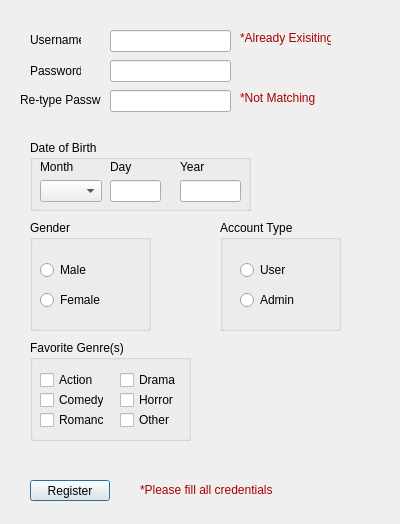
<?xml version="1.0" encoding="UTF-8"?>
<ui version="4.0">
 <class>RegisterWindow</class>
 <widget class="QDialog" name="RegisterWindow">
  <property name="geometry">
   <rect>
    <x>0</x>
    <y>0</y>
    <width>400</width>
    <height>524</height>
   </rect>
  </property>
  <property name="windowTitle">
   <string>Dialog</string>
  </property>
  <widget class="QLabel" name="UsernameLabel2">
   <property name="geometry">
    <rect>
     <x>30</x>
     <y>30</y>
     <width>51</width>
     <height>20</height>
    </rect>
   </property>
   <property name="text">
    <string>Username</string>
   </property>
  </widget>
  <widget class="QLabel" name="PasswordLabel">
   <property name="geometry">
    <rect>
     <x>30</x>
     <y>60</y>
     <width>51</width>
     <height>21</height>
    </rect>
   </property>
   <property name="text">
    <string>Password</string>
   </property>
  </widget>
  <widget class="QLineEdit" name="lineEdit">
   <property name="geometry">
    <rect>
     <x>110</x>
     <y>30</y>
     <width>121</width>
     <height>22</height>
    </rect>
   </property>
  </widget>
  <widget class="QLineEdit" name="lineEdit_2">
   <property name="geometry">
    <rect>
     <x>110</x>
     <y>60</y>
     <width>121</width>
     <height>22</height>
    </rect>
   </property>
  </widget>
  <widget class="QLabel" name="ErrorExistingLabel">
   <property name="geometry">
    <rect>
     <x>240</x>
     <y>30</y>
     <width>91</width>
     <height>16</height>
    </rect>
   </property>
   <property name="text">
    <string>&lt;html&gt;&lt;head/&gt;&lt;body&gt;&lt;p&gt;&lt;span style=&quot; color:#aa0000;&quot;&gt;*Already Exisiting&lt;/span&gt;&lt;/p&gt;&lt;/body&gt;&lt;/html&gt;</string>
   </property>
  </widget>
  <widget class="QLabel" name="ErrorMatchingLabel">
   <property name="geometry">
    <rect>
     <x>240</x>
     <y>90</y>
     <width>91</width>
     <height>16</height>
    </rect>
   </property>
   <property name="text">
    <string>&lt;html&gt;&lt;head/&gt;&lt;body&gt;&lt;p&gt;&lt;span style=&quot; color:#aa0000;&quot;&gt;*Not Matching&lt;/span&gt;&lt;/p&gt;&lt;/body&gt;&lt;/html&gt;</string>
   </property>
  </widget>
  <widget class="QLineEdit" name="lineEdit_3">
   <property name="geometry">
    <rect>
     <x>110</x>
     <y>90</y>
     <width>121</width>
     <height>22</height>
    </rect>
   </property>
  </widget>
  <widget class="QLabel" name="RetypePasswordLabel">
   <property name="geometry">
    <rect>
     <x>20</x>
     <y>90</y>
     <width>81</width>
     <height>20</height>
    </rect>
   </property>
   <property name="text">
    <string>Re-type Password</string>
   </property>
  </widget>
  <widget class="QGroupBox" name="DateofBirthGroupBox">
   <property name="geometry">
    <rect>
     <x>30</x>
     <y>140</y>
     <width>221</width>
     <height>71</height>
    </rect>
   </property>
   <property name="title">
    <string>Date of Birth</string>
   </property>
   <widget class="QComboBox" name="comboBox">
    <property name="geometry">
     <rect>
      <x>10</x>
      <y>40</y>
      <width>62</width>
      <height>22</height>
     </rect>
    </property>
   </widget>
   <widget class="QLabel" name="label">
    <property name="geometry">
     <rect>
      <x>10</x>
      <y>20</y>
      <width>41</width>
      <height>14</height>
     </rect>
    </property>
    <property name="text">
     <string>Month</string>
    </property>
   </widget>
   <widget class="QLabel" name="label_2">
    <property name="geometry">
     <rect>
      <x>80</x>
      <y>20</y>
      <width>41</width>
      <height>14</height>
     </rect>
    </property>
    <property name="text">
     <string>Day</string>
    </property>
   </widget>
   <widget class="QLabel" name="label_3">
    <property name="geometry">
     <rect>
      <x>150</x>
      <y>20</y>
      <width>41</width>
      <height>14</height>
     </rect>
    </property>
    <property name="text">
     <string>Year</string>
    </property>
   </widget>
   <widget class="QLineEdit" name="lineEdit_4">
    <property name="geometry">
     <rect>
      <x>80</x>
      <y>40</y>
      <width>51</width>
      <height>22</height>
     </rect>
    </property>
   </widget>
   <widget class="QLineEdit" name="lineEdit_5">
    <property name="geometry">
     <rect>
      <x>150</x>
      <y>40</y>
      <width>61</width>
      <height>22</height>
     </rect>
    </property>
   </widget>
  </widget>
  <widget class="QGroupBox" name="GenderGroupBox">
   <property name="geometry">
    <rect>
     <x>30</x>
     <y>220</y>
     <width>121</width>
     <height>111</height>
    </rect>
   </property>
   <property name="title">
    <string>Gender</string>
   </property>
   <widget class="QRadioButton" name="MaleRadioButton">
    <property name="geometry">
     <rect>
      <x>10</x>
      <y>40</y>
      <width>76</width>
      <height>20</height>
     </rect>
    </property>
    <property name="text">
     <string>Male</string>
    </property>
   </widget>
   <widget class="QRadioButton" name="FemaleRadioButton">
    <property name="geometry">
     <rect>
      <x>10</x>
      <y>70</y>
      <width>76</width>
      <height>20</height>
     </rect>
    </property>
    <property name="text">
     <string>Female</string>
    </property>
   </widget>
  </widget>
  <widget class="QGroupBox" name="AccountTypeGroupBox">
   <property name="geometry">
    <rect>
     <x>220</x>
     <y>220</y>
     <width>121</width>
     <height>111</height>
    </rect>
   </property>
   <property name="title">
    <string>Account Type</string>
   </property>
   <widget class="QRadioButton" name="UserRadioButton">
    <property name="geometry">
     <rect>
      <x>20</x>
      <y>40</y>
      <width>76</width>
      <height>20</height>
     </rect>
    </property>
    <property name="text">
     <string>User</string>
    </property>
   </widget>
   <widget class="QRadioButton" name="AdminRadioButton">
    <property name="geometry">
     <rect>
      <x>20</x>
      <y>70</y>
      <width>76</width>
      <height>20</height>
     </rect>
    </property>
    <property name="text">
     <string>Admin</string>
    </property>
   </widget>
  </widget>
  <widget class="QGroupBox" name="groupBox">
   <property name="geometry">
    <rect>
     <x>30</x>
     <y>340</y>
     <width>161</width>
     <height>101</height>
    </rect>
   </property>
   <property name="title">
    <string>Favorite Genre(s)</string>
   </property>
   <widget class="QCheckBox" name="ActionCheckBox">
    <property name="geometry">
     <rect>
      <x>10</x>
      <y>30</y>
      <width>64</width>
      <height>20</height>
     </rect>
    </property>
    <property name="text">
     <string>Action</string>
    </property>
   </widget>
   <widget class="QCheckBox" name="DramaCheckBox">
    <property name="geometry">
     <rect>
      <x>90</x>
      <y>30</y>
      <width>64</width>
      <height>20</height>
     </rect>
    </property>
    <property name="text">
     <string>Drama</string>
    </property>
   </widget>
   <widget class="QCheckBox" name="ComedyCheckBox">
    <property name="geometry">
     <rect>
      <x>10</x>
      <y>50</y>
      <width>64</width>
      <height>20</height>
     </rect>
    </property>
    <property name="text">
     <string>Comedy</string>
    </property>
   </widget>
   <widget class="QCheckBox" name="RomanceCheckBox">
    <property name="geometry">
     <rect>
      <x>10</x>
      <y>70</y>
      <width>64</width>
      <height>20</height>
     </rect>
    </property>
    <property name="text">
     <string>Romance</string>
    </property>
   </widget>
   <widget class="QCheckBox" name="OtherCheckBox">
    <property name="geometry">
     <rect>
      <x>90</x>
      <y>70</y>
      <width>64</width>
      <height>20</height>
     </rect>
    </property>
    <property name="text">
     <string>Other</string>
    </property>
   </widget>
   <widget class="QCheckBox" name="HorrorCheckBox">
    <property name="geometry">
     <rect>
      <x>90</x>
      <y>50</y>
      <width>64</width>
      <height>20</height>
     </rect>
    </property>
    <property name="text">
     <string>Horror</string>
    </property>
   </widget>
  </widget>
  <widget class="QPushButton" name="RegisterButton2">
   <property name="geometry">
    <rect>
     <x>30</x>
     <y>480</y>
     <width>80</width>
     <height>21</height>
    </rect>
   </property>
   <property name="text">
    <string>Register</string>
   </property>
  </widget>
  <widget class="QLabel" name="ErrorCredentialsLabel">
   <property name="geometry">
    <rect>
     <x>140</x>
     <y>480</y>
     <width>151</width>
     <height>21</height>
    </rect>
   </property>
   <property name="text">
    <string>&lt;html&gt;&lt;head/&gt;&lt;body&gt;&lt;p&gt;&lt;span style=&quot; color:#aa0000;&quot;&gt;*Please fill all credentials&lt;/span&gt;&lt;/p&gt;&lt;/body&gt;&lt;/html&gt;</string>
   </property>
  </widget>
 </widget>
 <resources/>
 <connections/>
</ui>
